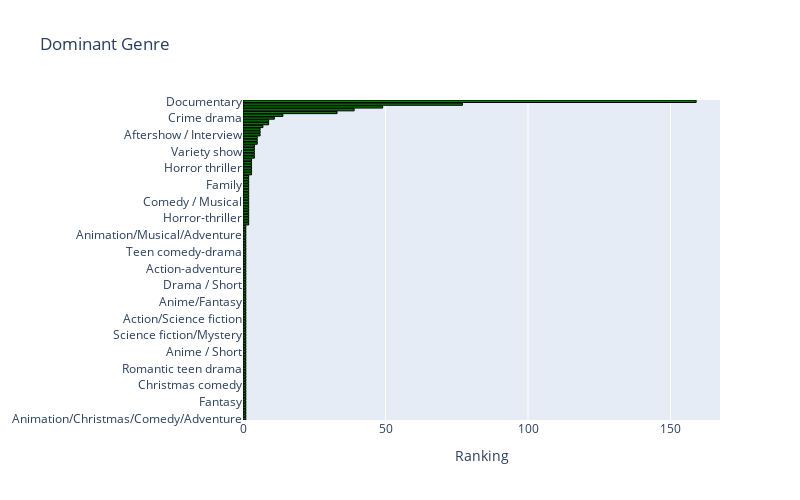

Notebook code cell kept with this figure:
### Code cell
#which genre dominates MyData?
#DG as dominant genre
MyData['Genre']=MyData['Genre']
DG=MyData['Genre'].value_counts().to_frame()

trace= go.Bar (
                y= DG.index,
                x= DG['Genre'],
                orientation='h',
                marker =dict(color='green',
                            line=dict(color='black',width=1))
                )
data =[trace]
layout =go.Layout(barmode= "group", title='Dominant Genre', width=800, height=500,
                            xaxis=dict(title='Ranking'),
                            yaxis=dict(autorange="reversed"),
                            showlegend=False)
fig= go.Figure (data=data, layout=layout)
iplot(fig)

### Figure 1 — Plotly figure (JSON) as saved in the notebook; plotly's stock layout.template omitted (floating-point values rounded to 4 significant figures)
{"data": [{"marker": {"color": "green", "line": {"color": "black", "width": 1}}, "orientation": "h", "type": "bar", "x": [159, 77, 49, 39, 33, 14, 11, 9, 9, 7, 6, 6, 6, 5, 5, 5, 4, 4, 4, 4, 4, 3, 3, 3, 3, 3, 3, 2, 2, 2, 2, 2, 2, 2, 2, 2, 2, 2, 2, 2, 2, 2, 2, 2, 2, 1, 1, 1, 1, 1, 1, 1, 1, 1, 1, 1, 1, 1, 1, 1, 1, 1, 1, 1, 1, 1, 1, 1, 1, 1, 1, 1, 1, 1, 1, 1, 1, 1, 1, 1, 1, 1, 1, 1, 1, 1, 1, 1, 1, 1, 1, 1, 1, 1, 1, 1, 1, 1, 1, 1, 1, 1, 1, 1, 1, 1, 1, 1, 1, 1, 1, 1, 1, 1, 1], "y": ["Documentary", "Drama", "Comedy", "Romantic comedy", "Thriller", "Comedy-drama", "Crime drama", "Biopic", "Horror", "Action", "Romance", "Concert Film", "Aftershow / Interview", "Animation", "Action comedy", "Romantic drama", "Psychological thriller", "Science fiction/Thriller", "Variety show", "Science fiction", "Animation / Short", "Action-thriller", "Sports-drama", "One-man show", "Horror thriller", "Western", "Science fiction/Drama", "Dark comedy", "Satire", "War drama", "Family", "Spy thriller", "Anime/Science fiction", "Mystery", "Black comedy", "Musical comedy", "Comedy / Musical", "Musical", "Family film", "Making-of", "Superhero", "Adventure", "Horror-thriller", "War", "Mockumentary", "Teen comedy horror", "Family/Christmas musical", "Science fiction/Action", "Animation/Musical/Adventure", "Animation / Musicial", "Animation/Comedy/Adventure", "Crime thriller", "Action thriller", "Family/Comedy-drama", "Teen comedy-drama", "Science fiction thriller", "Christmas/Fantasy/Adventure/Comedy", "Musical / Short", "Anthology/Dark comedy", "Animation / Science Fiction", "Action-adventure", "Historical drama", "Coming-of-age comedy-drama", "Drama-Comedy", "Mentalism special", "Animation / Comedy", "Drama / Short", "Historical-epic", "Biographical/Comedy", "Superhero/Action", "Variety Show", "Animated musical comedy", "Anime/Fantasy", "Urban fantasy", "Hidden-camera prank comedy", "Drama/Horror", "Romantic comedy/Holiday", "Horror/Crime drama", "Action/Science fiction", "Horror comedy", "Superhero-Comedy", "Adventure/Comedy", "Psychological thriller drama", "Romance drama", "Science fiction/Mystery", "Romantic teenage drama", "Action/Comedy", "Stop Motion", "Supernatural drama", "Comedy/Fantasy/Family", "Anime / Short", "Heist", "Science fiction adventure", "Christmas musical", "Animation/Superhero", "Christian musical", "Romantic teen drama", "Comedy horror", "Political thriller", "Dance comedy", "Adventure-romance", "War-Comedy", "Christmas comedy", "Romantic thriller", "Comedy mystery", "Sports film", "Psychological horror", "Zombie/Heist", "Fantasy", "Comedy/Horror", "Romantic comedy-drama", "Heist film/Thriller", "Musical/Western/Fantasy", "Horror anthology", "Animation/Christmas/Comedy/Adventure"]}], "layout": {"barmode": "group", "height": 500, "showlegend": false, "title": {"text": "Dominant Genre"}, "width": 800, "xaxis": {"title": {"text": "Ranking"}}, "yaxis": {"autorange": "reversed"}}}
